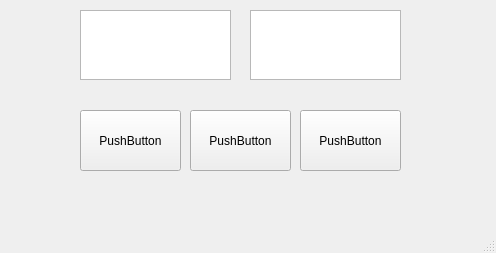
<?xml version="1.0" encoding="UTF-8"?>
<ui version="4.0">
 <class>MainWindow</class>
 <widget class="QMainWindow" name="MainWindow">
  <property name="geometry">
   <rect>
    <x>0</x>
    <y>0</y>
    <width>496</width>
    <height>253</height>
   </rect>
  </property>
  <property name="windowTitle">
   <string>MainWindow</string>
  </property>
  <widget class="QWidget" name="centralwidget">
   <widget class="QPlainTextEdit" name="qpte_1">
    <property name="geometry">
     <rect>
      <x>80</x>
      <y>10</y>
      <width>151</width>
      <height>70</height>
     </rect>
    </property>
   </widget>
   <widget class="QPushButton" name="button_1">
    <property name="geometry">
     <rect>
      <x>80</x>
      <y>110</y>
      <width>101</width>
      <height>61</height>
     </rect>
    </property>
    <property name="text">
     <string>PushButton</string>
    </property>
   </widget>
   <widget class="QPlainTextEdit" name="qpte_2">
    <property name="geometry">
     <rect>
      <x>250</x>
      <y>10</y>
      <width>151</width>
      <height>70</height>
     </rect>
    </property>
   </widget>
   <widget class="QPushButton" name="button_2">
    <property name="geometry">
     <rect>
      <x>190</x>
      <y>110</y>
      <width>101</width>
      <height>61</height>
     </rect>
    </property>
    <property name="text">
     <string>PushButton</string>
    </property>
   </widget>
   <widget class="QPushButton" name="button_3">
    <property name="geometry">
     <rect>
      <x>300</x>
      <y>110</y>
      <width>101</width>
      <height>61</height>
     </rect>
    </property>
    <property name="text">
     <string>PushButton</string>
    </property>
   </widget>
  </widget>
  <widget class="QMenuBar" name="menubar">
   <property name="geometry">
    <rect>
     <x>0</x>
     <y>0</y>
     <width>496</width>
     <height>22</height>
    </rect>
   </property>
  </widget>
  <widget class="QStatusBar" name="statusbar"/>
 </widget>
 <resources/>
 <connections/>
</ui>
